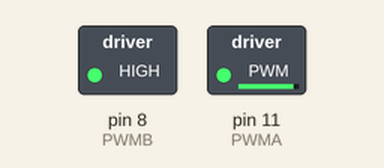
A sketch run on a simulated Arduino Uno, built with avr-gcc and run on an emulated ATmega328P. Shown: switched loads named in the sketch (green lamp = pin HIGH).

Above: at 0.1 s.
Timing chart, 0 to 1.6 s (numbered marks = the images above):
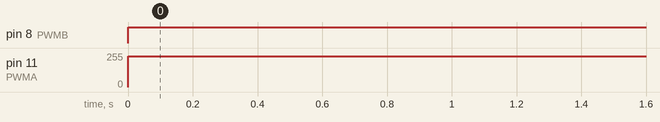

The sketch:

Wheel_Direction.ino
```cpp
// used to get wheels on the car turning in the right directions

// right motor controlled by motor A pins on driver
// control pin 1 on the motor driver for the right motor
const int AIN1 = 13;
// control pin 2 on the motor driver for the right motor
const int AIN2 = 12;
// speed control pin on the motor driver for the right motor
const int PWMA = 11;

// left motor controlled by motor B pins on driver
// control pin 1 on the motor driver for the left motor
const int BIN1 = 10;
// control pin 2 on the motor driver for the left motor
const int BIN2 = 9;
// speed control pin on the motor driver for the left motor
const int PWMB = 8;

void setup() {
	// 115200 is for VS Code
	Serial.begin(115200);
	// change to 9600 if using Arduino IDE
	// Serial.begin(9600);
}

void loop() {
	moveForward();
}

void moveForward() {
	rightMotor(1000);
	leftMotor(1000);
}

void moveBackward() {
	rightMotor(-255);
	leftMotor(-255);
}

void turnLeft() {
	rightMotor(-255);
	leftMotor(255);
}

void turnRight() {
	rightMotor(255);
	leftMotor(-255);
}

void stop() {
	rightMotor(0);
	leftMotor(0);
	delay(400);
}

// function for driving the right motor
void rightMotor(int motorSpeed) {
	// for moving forward
	if(motorSpeed > 0) {
		digitalWrite(AIN1, HIGH);
		digitalWrite(AIN2, LOW);
	}
	// for moving backward
	else if(motorSpeed < 0) {
		digitalWrite(AIN1, LOW);
		digitalWrite(AIN2, HIGH);
	}
	// for stopping the motor
	else {
		digitalWrite(AIN1, LOW);
		digitalWrite(AIN2, LOW);
	}
	// drive motor in the previously determined direction at the given speed
	analogWrite(PWMA, abs(motorSpeed));
}

// function for driving the left motor
void leftMotor(int motorSpeed) {
	// for moving forward
	if(motorSpeed > 0) {
		digitalWrite(BIN1, HIGH);
		digitalWrite(BIN2, LOW);
	}
	// for moving backward
	else if(motorSpeed < 0) {
		digitalWrite(BIN1, LOW);
		digitalWrite(BIN2, HIGH);
	}
	// for stopping the motor
	else {
		digitalWrite(BIN1, LOW);
		digitalWrite(BIN2, LOW);
	}
	// drive motor in the previously determined direction at the given speed
	analogWrite(PWMB, abs(motorSpeed));
}
```

Measured:
- by itself, pin 8 (PWMB): LOW → HIGH at 0.00 s
- by itself, pin 11 (PWMA): 0/255 → 232/255 at 0.00 s
